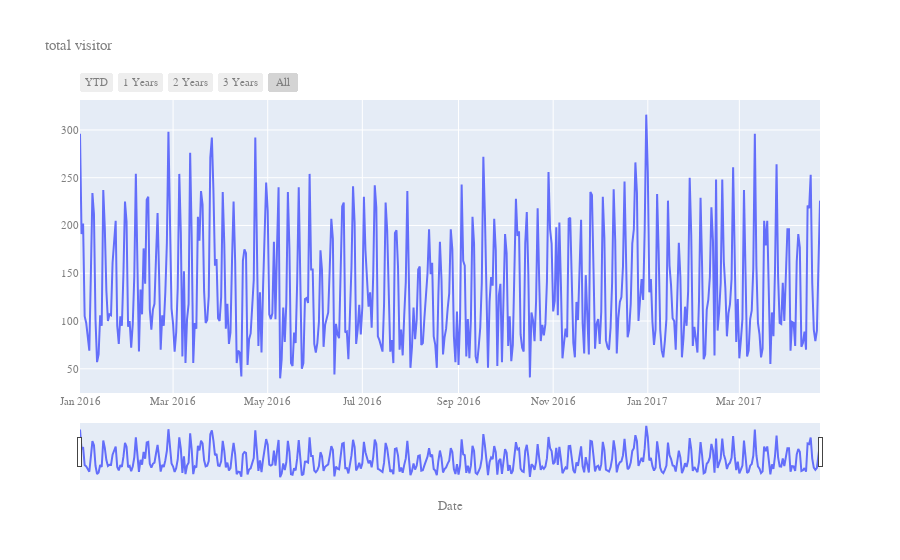

Write notebook code for a chart like this one.
### Code cell
time_series.plot_dates_values(df.index, df['total'],'total visitor')

### Figure 1 — Plotly figure (JSON) as saved in the notebook; plotly's stock layout.template omitted (floating-point values rounded to 4 significant figures; data arrays with more than 128 entries replaced by an {"elided": "..."} marker saying what was removed)
{"data": [{"connectgaps": true, "mode": "lines", "name": "total", "type": "scatter", "x": {"elided": "478 str values"}, "y": {"elided": "478 int values"}}], "layout": {"font": {"color": "#7f7f7f", "family": "Arial", "size": 11}, "title": {"text": "total visitor"}, "xaxis": {"rangeselector": {"buttons": [{"count": 1, "label": "YTD", "step": "year", "stepmode": "todate"}, {"count": 1, "label": "1 Years", "step": "year", "stepmode": "backward"}, {"count": 2, "label": "2 Years", "step": "year", "stepmode": "backward"}, {"count": 3, "label": "3 Years", "step": "year", "stepmode": "backward"}, {"label": "All", "step": "all"}]}, "rangeslider": {"visible": true}, "title": {"text": "Date"}}, "yaxis": {"title": {"text": ""}}}}
